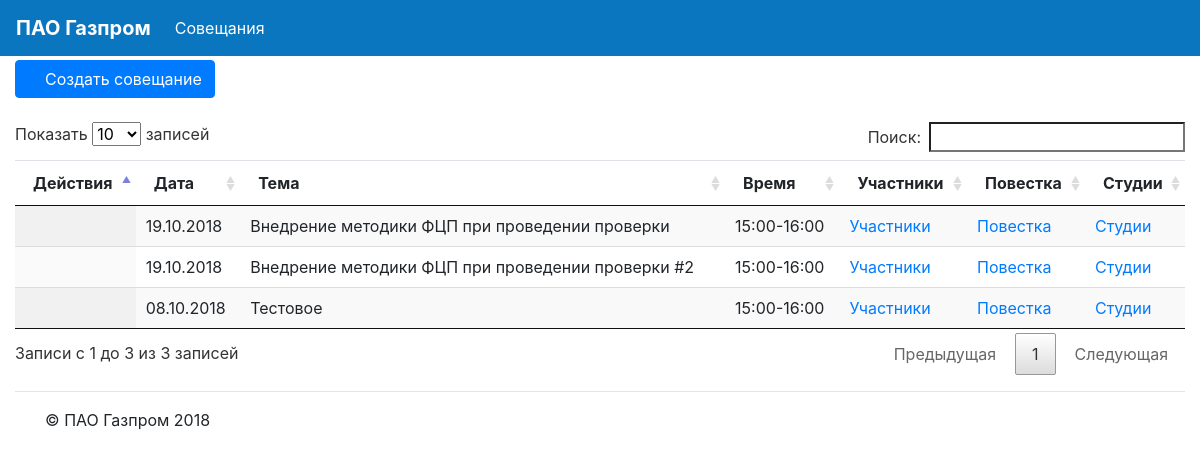
The page /meet/table/ on the database as committed earlier.
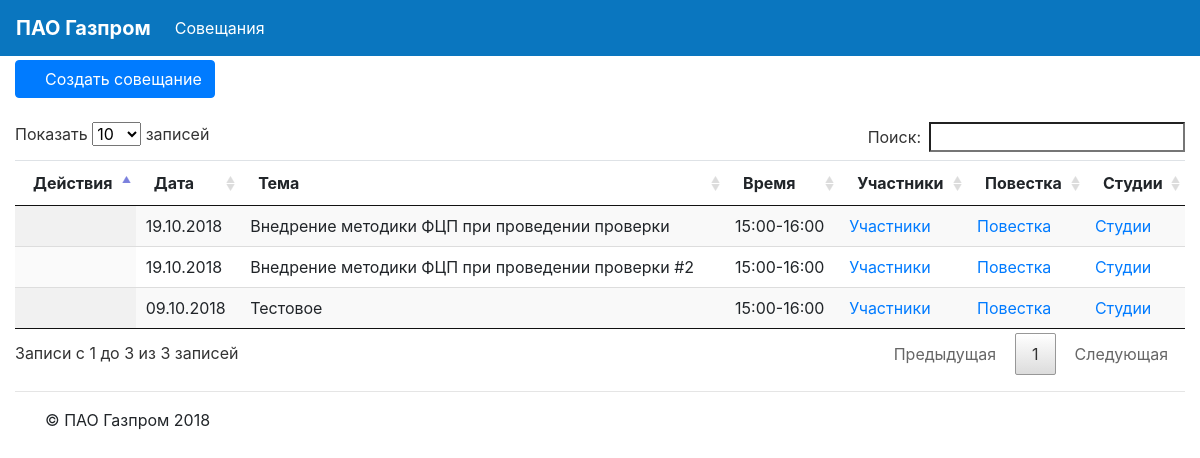
The same page on the database as committed later.
### meetings/models.py (models this page shows, shortened)
class Meeting(models.Model):
    meet_type = models.CharField(max_length=1, choices=MEETING_TYPE_CHOICES, default=mInternal)
    meet_subj = models.CharField(max_length=128, db_index=True)
    meet_date = models.DateField(null=False, default=timezone.now)
    meet_start = models.CharField(max_length=5,null=True)
    meet_end = models.CharField(max_length=5,null=True)
    meet_acc = models.CharField(max_length=64, db_index=True, blank=True)
    meet_tel = models.CharField(max_length=20, blank=True)
    meet_save = models.BooleanField(default=False)
    meet_confident = models.BooleanField(default=False)
    studios = models.ManyToManyField('Studio', through='StudioList')
    class Meta:
        verbose_name = 'Совещание'
        verbose_name_plural = 'Совещания'

### meetings/views.py (the view)
# urls.py: path('table/', views.meet_table, name='table'),
def meet_table(request):
    args={}
    args['meetings'] = Meeting.objects.all().order_by('-meet_date','-meet_start')
    args['deps'] = Dep.objects.all().annotate(studios_cnt=Count('studio')).order_by('name')
    return render(request,'mt_table.html', args)

### meetings/templates/mt_table.html (shortened to what this page needs)
{% extends "mb_main.html" %}
{% load staticfiles %}
{% load i18n %}
{% block content %}
    <div class="row">
    <div class="col-sm-12">
        <div class="btn-group" role="group" aria-label="meetings menu">
              <a type="button" class="btn btn-primary" href="{% url 'meetings:add' %}"><i class="fa fa-plus"></i> Создать совещание </a>
        </div>
    </div>
    </div>
    <br>
    <table class="table table-sm table-hover display" id="meetTable">
      <thead>
        <tr>
          <th scope="col">Действия</th>
          <th scope="col">Дата</th>
          <th scope="col">Тема</th>
          <th scope="col">Время</th>
          <th scope="col">Участники</th>
          <th scope="col">Повестка</th>
          <th scope="col">Студии</th>
        </tr>
      </thead>
      <tbody>
      {% for m in meetings %}
        <tr>
          <th scope="row">
          <a href="#" data-toggle="tooltip" data-placement="top" title="Удалить совещание" onClick="$('#meetingDeleteButton').attr('href','{% url 'meetings:delete' m.id %}');$('#meetingDeleteModal').find('div.modal-body').find('span').text('{{ m.meet_subj }}');$('#meetingDeleteModal').modal('show');"><i class="fa fa-trash"></i></a>
          <a href="{% url 'meetings:update' m.id %}" data-toggle="tooltip" data-placement="top" title="Изменить данные"><i class="fa fa-edit"></i></a>
          <a href="{% url 'meetings:copy' m.id %}" data-toggle="tooltip" data-placement="top" title="Скопировать"><i class="fa fa-copy"></i></a>
          </th>
          <td>{{ m.meet_date | date:"d.m.Y" }}</td>
          <td>{{ m.meet_subj }}</td>
          <td>{{ m.meet_start }}-{{ m.meet_end }}</td>
          <td>
               <a href="#" data-toggle="modal" data-target=".members-modal-lg" data-meet="{{ m.id }}" data-subj="{{ m.meet_subj }}" data-dt="{{ m.meet_date }}">Участники</a>
               <a href="{% url 'meetings:membersdoc' m.id %}" target='_blank' data-toggle="tooltip" data-placement="top" title="Формировать список участников" onClick=""><i class="fa fa-users"></i></a>
          </td>
          <td>
              <a href="#" data-toggle="modal" data-target=".items-modal-lg" data-meet="{{ m.id }}" data-subj="{{ m.meet_subj }}" data-dt="{{ m.meet_date }}">Повестка</a>
              <a href="{% url 'meetings:itemsdoc' m.id %}" target='_blank' data-toggle="tooltip" data-placement="top" title="Формировать повестку" onClick=""><i class="fa fa-list"></i></a>
          </td>
          <td>
              <a href="#" data-toggle="modal" data-target=".studios-modal-lg" data-meet="{{ m.id }}" data-subj="{{ m.meet_subj }}" data-dt="{{ m.meet_date }}">Студии</a>
              <a href="{% url 'meetings:studiosdoc' m.id %}" target='_blank' data-toggle="tooltip" data-placement="top" title="Формировать заявку" onClick=""><i class="fa fa-file"></i></a>
          </td>
        </tr>
      {% endfor %}
      </tbody>
    </table>
{% endblock %}

Rows that differ between the two databases and show on the page:
changed Meeting "Тестовое": meet_date "08.10.2018" → "09.10.2018"
